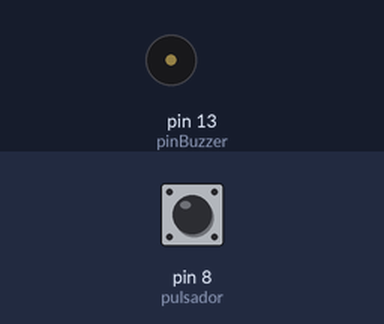
Bench run of a sketch on a simulated Arduino Uno, built with avr-gcc and run on an emulated ATmega328P. Parts: buzzer (waves = sounding). The inputs (shaded band) are chosen by the test bench; at power-on: pin 8 (pulsador) HIGH.

Above: at 1.2 s.
1.3 s: pin 8 (pulsador) pulled LOW for 0.15 s
At 1.8 s:
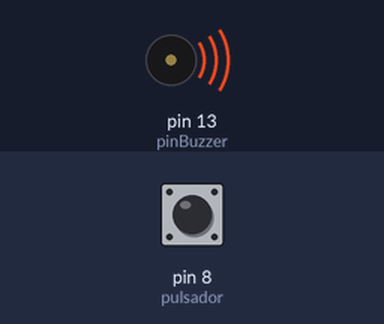
4.4 s: pin 8 (pulsador) pulled LOW for 1 s
At 6.7 s:
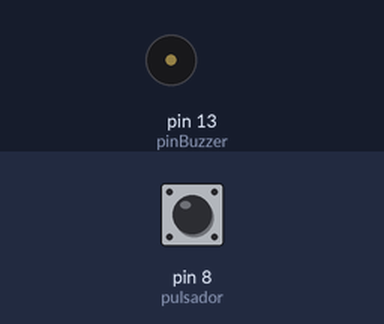
7.7 s: pin 8 (pulsador) pulled LOW for 3.2 s
At 8.5 s:
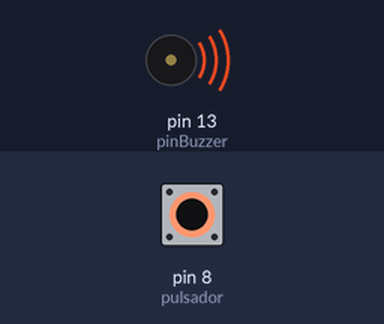
Timing chart, 0 to 13.0 s (numbered marks = the images above; inputs shaded):
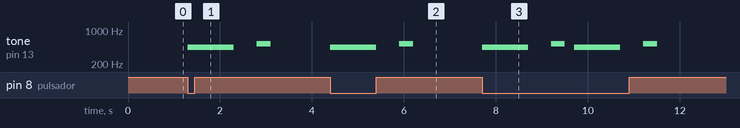

The sketch:

ZumbadorConBoton.ino
```cpp
const int pinBuzzer = 13;
int pulsador = 8;

void setup()
{
  pinMode(pinBuzzer, OUTPUT);          //abrimos el pin del altavoz para salida

  pinMode(pulsador, INPUT_PULLUP);     //abrimos pin pulsador para entrada
}

void loop()
{

  int lectura = digitalRead(pulsador);

  if(lectura == LOW){
  //generar tono de 440Hz durante 1000 ms
  tone(pinBuzzer, 440);
  delay(1000);

  //detener tono durante 500ms
  noTone(pinBuzzer);
  delay(500);

  //generar tono de 523Hz durante 500ms, y detenerlo durante 500ms.
  tone(pinBuzzer, 523, 300);
  delay(500);
}
}
```

Measured:
- after the input at 1.3 s, tone on pin 13 (pinBuzzer): silent → 440 Hz at once, → silent 1.0 s later, → 523 Hz 0.50 s later, → silent 0.30 s later
- after the input at 4.4 s, tone on pin 13 (pinBuzzer): silent → 440 Hz at once, → silent 1.0 s later, → 523 Hz 0.50 s later, → silent 0.30 s later
- after the input at 7.7 s, tone on pin 13 (pinBuzzer): plays 440 Hz for 1.0 s, 523 Hz for 0.30 s, 440 Hz for 1.0 s, 523 Hz for 0.30 s, starting at once
